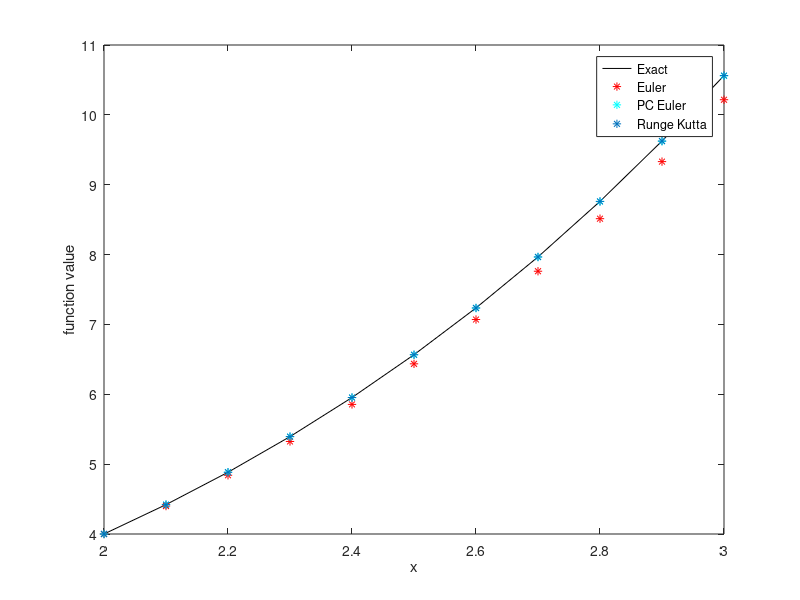
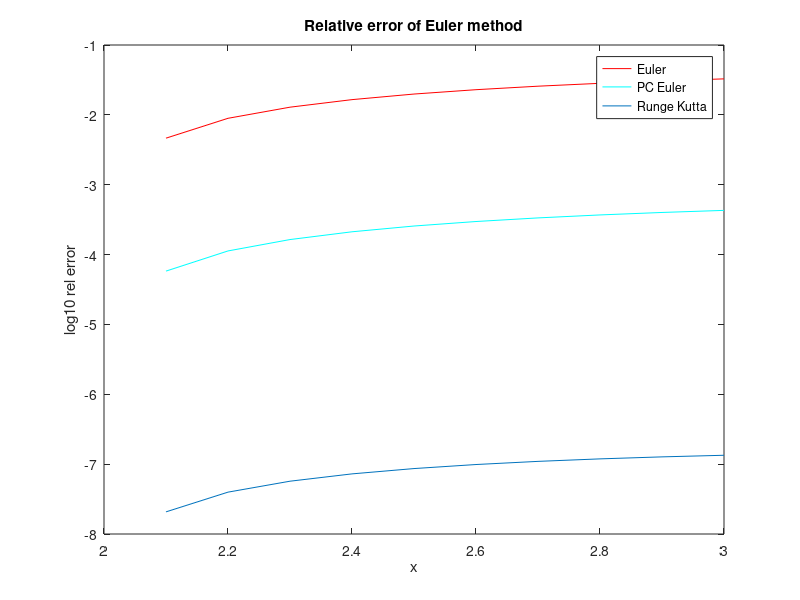

The MATLAB script that drew these images, in order:
% File: ode.m
% Euler method calculates y'=x*squt(y), y(2)=4, in [2, 3]
% step size h=0.1
% Euler solutions in y, analytical solutions in ya,
% Error = ya - y, relative rer = error/ya
% maximum relative error in maxrer
% File name: ode.m

close all
clear all

do_predictor_corrector = 1 ; 
do_euler = 1 ; 
do_runge_kutta = 1 ; 

upper_range = 3.0 ; 
lower_range = 2.0 ; 

h= 0.1; 
n= (upper_range - lower_range)/h;
x= lower_range:h:upper_range;

y=zeros(size(x));y(1)=4;

ya=(1+0.25*x.^2).^2; % Analytical solution y=(1+0.25*x^2)^2

for i=1:n
      ya(i)=power((1+0.25*x(i)*x(i)),2) ;   
     fi=x(i)*sqrt(y(i));
   
   y(i+1)=y(i)+h*fi; % Euler approximation
   
end;

   error =ya - y ; 
   rer = error./ya; % relative error

   error(n+1) =ya(n+1) - y(n+1);   
   rer(n+1) = error(n+1)/ya(n+1); % relative error


maxrer=max(rer); % maximum relative error

if(do_predictor_corrector == 1) 
pc_y=zeros(size(x));pc_y(1)=4;

for i=1:n
fi=x(i)*sqrt(pc_y(i));
yiplus1star= pc_y(i)+h*fi; % provisional estimate
fiplus1=x(i+1)*sqrt(yiplus1star);
pc_y(i+1)=pc_y(i)+0.5*h*(fi+fiplus1); % better estimate
end;

pc_error= ya - pc_y; % Error between Analytical solution and Euler solution
pc_rer= pc_error./ya; % relative error
pc_maxrer=max(pc_rer); % maximum relative error

end


if(do_runge_kutta == 1) 

% Runge-Kutta method calculates y'=x*squt(y), y(2)=4, in [2, 3]
% step size h=0.1
% Runge-Kutta solutions in y, analytical solutions in ya,
% Error = ya - y, relative rer = error/ya
% maximum relative error in maxrer
% File name: euler1.m
h=0.1; n=(3-2)/h; x=2:h:3;
rk_y=zeros(size(x)); rk_y(1)=4;

for i=1:n
A1=x(i)*sqrt(rk_y(i)); % provisional estimate
A2=(x(i)+h/2)*sqrt(rk_y(i)+0.5*h*A1); % provisional estimate
A3=(x(i)+h/2)*sqrt(rk_y(i)+0.5*h*A2); % provisional estimate
A4=(x(i)+h)*sqrt(rk_y(i)+h*A3); % provisional estimate
rk_y(i+1)=rk_y(i)+h*(A1+2*A2+2*A3+A4)/6; % better estimate
end;
ya=(1+0.25*x.^2).^2; % Analytical solution y=(1+0.25*x^2)^2
rk_error=ya - rk_y; % Error between Analytical solution and Euler solution
rk_rer=rk_error./ya; % relative error
rk_maxrer=max(rk_rer); % maximum relative error
end


if( (do_euler  == 1)  & (do_predictor_corrector == 0 ) ) 

figure
plot( x, ya,'k') ; 
hold on
plot(x,y,'r*') ;
xlabel('x') 
ylabel('function value') 

figure
plot(x(2:n+1),log10(abs(rer(2:n+1))),'r')
title('Relative error of Euler method') 
xlabel('x') 
ylabel('log10 rel error') ;

end


if( (do_predictor_corrector == 1) & ( do_runge_kutta == 0 ) ) 
   
   figure
plot( x, ya,'k') ; 
hold on
plot(x,y,'r*') ;
plot(x,pc_y,'c*') ;
xlabel('x') 
ylabel('function value') 
legend('Exact','Euler','PC Euler') ;


figure
plot(x(2:n+1),log10(abs(rer(2:n+1))),'r')
hold on
plot(x(2:n+1),log10(abs(pc_rer(2:n+1))),'c')
title('Relative error of Euler method') 
xlabel('x') 
ylabel('log10 rel error') ;
legend('Euler','PC_Euler') ;


end

if( (do_predictor_corrector == 1) & ( do_runge_kutta == 1 ) )    
   
   figure
plot( x, ya,'k') ; 
hold on
plot(x,y,'r*') ;
plot(x,pc_y,'c*') ;
plot(x,rk_y,'*') ;
xlabel('x') 
ylabel('function value') 
legend('Exact','Euler','PC Euler','Runge Kutta') ;


figure
plot(x(2:n+1),log10(abs(rer(2:n+1))),'r')
hold on
plot(x(2:n+1),log10(abs(pc_rer(2:n+1))),'c')
plot(x(2:n+1),log10(abs(rk_rer(2:n+1))))

title('Relative error of Euler method') 
xlabel('x') 
ylabel('log10 rel error') ;
legend('Euler','PC Euler', 'Runge Kutta') ;


end







